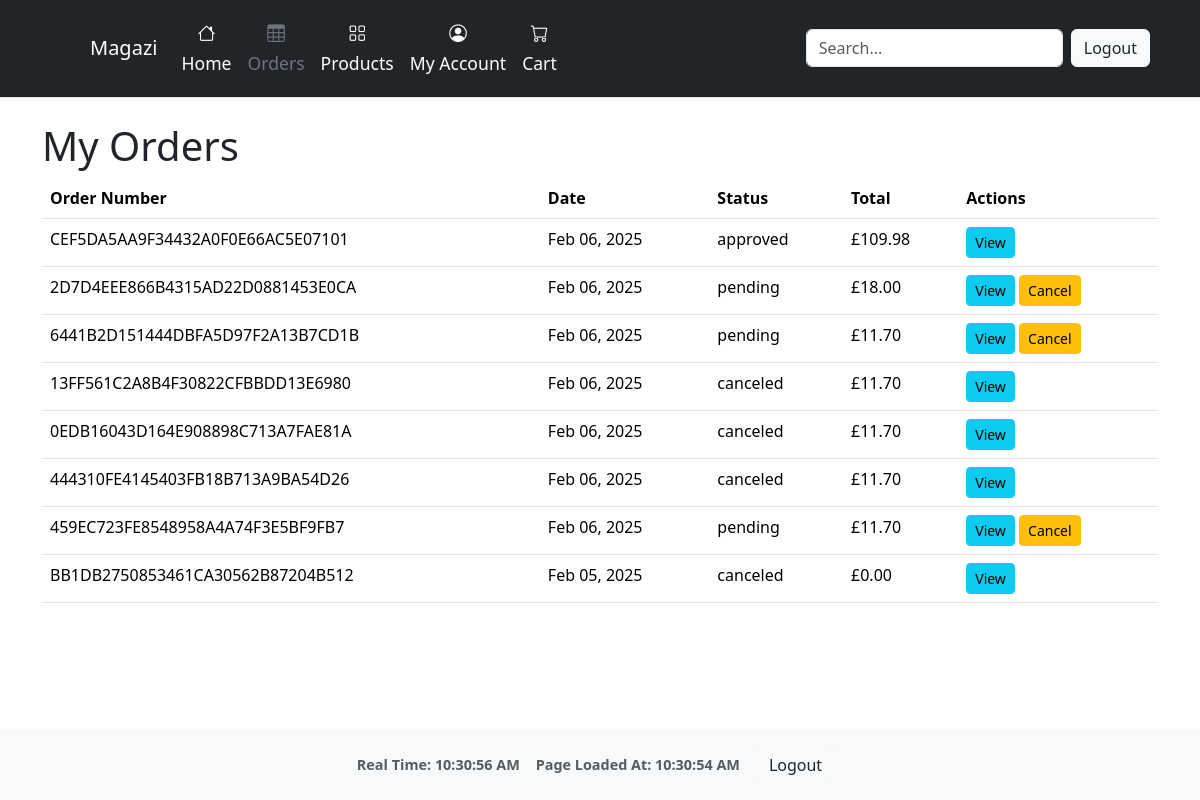
Page /orders/my-orders/ (signed in) on the committed database.
### orders/models.py (models this page shows, shortened)
class Order(models.Model):
    order_number = models.CharField(max_length=32, null=False, editable=False)
    user = models.ForeignKey(settings.AUTH_USER_MODEL, on_delete=models.SET_NULL, null=True, blank=True)
    full_name = models.CharField(max_length=50, null=False, blank=False)
    email = models.EmailField(max_length=254, null=False, blank=False)
    phone_number = models.CharField(max_length=20, null=False, blank=False)
    country = CountryField(blank_label='Country *', null=False, blank=False)
    postcode = models.CharField(max_length=20, null=True, blank=True)
    town_or_city = models.CharField(max_length=40, null=False, blank=False)
    street_address1 = models.CharField(max_length=80, null=False, blank=False)
    street_address2 = models.CharField(max_length=80, null=True, blank=True)
    county = models.CharField(max_length=80, null=True, blank=True)
    date = models.DateTimeField(auto_now_add=True)
    delivery_cost = models.DecimalField(max_digits=6, decimal_places=2, null=False, default=0)
    order_total = models.DecimalField(max_digits=10, decimal_places=2, null=False, default=0)
    grand_total = models.DecimalField(max_digits=10, decimal_places=2, null=False, default=0)
    stripe_pid = models.CharField(max_length=254, null=False, blank=False, default='')
    status = models.CharField(max_length=20, default='pending')  # e.g. pending, delivered, canceled
    comments = models.TextField(blank=True)

### orders/views.py (the view)
# urls.py: path('my-orders/', views.my_orders, name='my_orders'),
@login_required
def my_orders(request):
    orders = Order.objects.filter(user=request.user).order_by('-date')
    return render(request, 'orders/my_orders.html', {'orders': orders})

### cart/context.py (called while the page is built, shortened)
def cart_summary(request):
    cart = request.session.get('cart', {})
    cart_items = []
    total = 0
    return {'cart_total': total, 'cart_items': cart_items}

### orders/templatetags/group_filters.py (called while the page is built)
@register.filter(name='in_group')
def in_group(user, group_name):
    return user.groups.filter(name=group_name).exists()

### orders/templates/orders/my_orders.html
{% extends "base.html" %}
{% block content %}
<div class="container my-4">
    <h1>My Orders</h1>
    {% if orders %}
    <table class="table">
        <thead>
            <tr>
                <th>Order Number</th>
                <th>Date</th>
                <th>Status</th>
                <th>Total</th>
                <th>Actions</th>
            </tr>
        </thead>
        <tbody>
            {% for order in orders %}
            <tr>
                <td>{{ order.order_number }}</td>
                <td>{{ order.date|date:"M d, Y" }}</td>
                <td>{{ order.status }}</td>
                <td>£{{ order.grand_total }}</td>
                <td>
                    <a href="{% url 'orders:order_detail' order.order_number %}" class="btn btn-sm btn-info">View</a>
                    {% if order.status == "pending" %}
                        <a href="{% url 'orders:cancel_order' order.order_number %}" class="btn btn-sm btn-warning">Cancel</a>
                    {% endif %}
                </td>
            </tr>
            {% endfor %}
        </tbody>
    </table>
    {% else %}
    <p>You have no orders.</p>
    {% endif %}
</div>
{% endblock %}

### static/css/base_style.css (style rules this page uses)
html, body { min-height: 100vh; margin: 0; display: flex; flex-direction: column; }

### rows in the picture
Order: order_number "CEF5DA5AA9F34432A0F0E66AC5E07101", date "Feb 06, 2025", status "approved", grand_total "109.98"
Order: order_number "2D7D4EEE866B4315AD22D0881453E0CA", date "Feb 06, 2025", status "pending", grand_total "18.00", shows "Cancel"
Order: order_number "6441B2D151444DBFA5D97F2A13B7CD1B", date "Feb 06, 2025", status "pending", grand_total "11.70", shows "Cancel"
Order: order_number "13FF561C2A8B4F30822CFBBDD13E6980", date "Feb 06, 2025", status "canceled", grand_total "11.70"
Order: order_number "0EDB16043D164E908898C713A7FAE81A", date "Feb 06, 2025", status "canceled", grand_total "11.70"
Order: order_number "444310FE4145403FB18B713A9BA54D26", date "Feb 06, 2025", status "canceled", grand_total "11.70"
Order: order_number "459EC723FE8548958A4A74F3E5BF9FB7", date "Feb 06, 2025", status "pending", grand_total "11.70", shows "Cancel"
Order: order_number "BB1DB2750853461CA30562B87204B512", date "Feb 05, 2025", status "canceled", grand_total "0.00"
